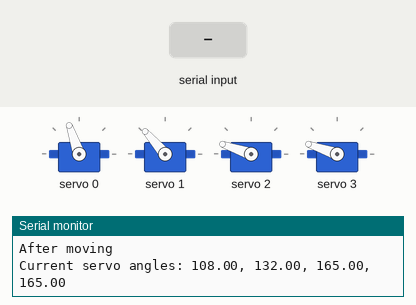
A sketch run on a simulated Arduino Uno, built with avr-gcc and run on an emulated ATmega328P. Parts: 4 × servo, the last lines printed to the serial monitor. The test bench sets the inputs (shaded band).

Above: at 5.4 s.
5.5 s: "D" received over Serial
At 6.9 s:
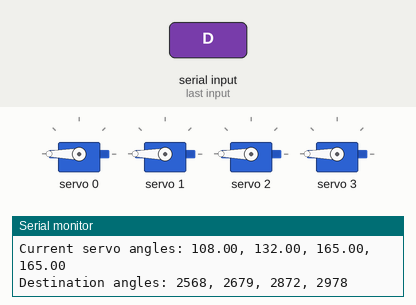
8.1 s: "E" received over Serial
At 10.9 s:
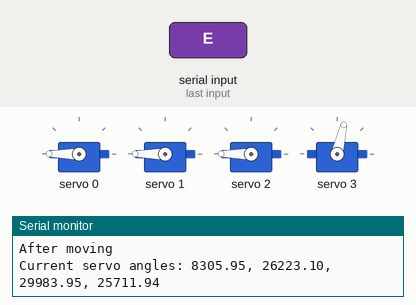
11.1 s: "A" received over Serial
At 14.7 s:
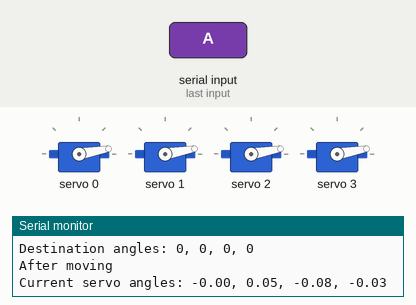
Timing chart, 0 to 16.2 s (numbered marks = the images above; inputs shaded):
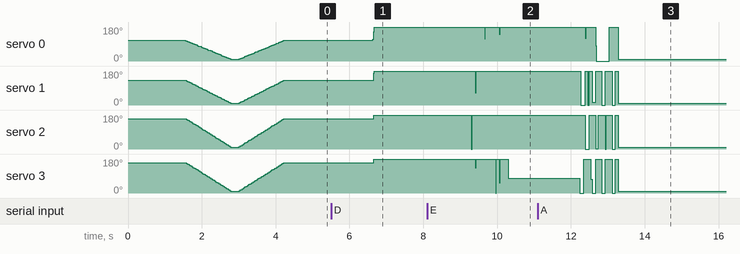

Measured:
- after the input at 5.5 s, servo 0: 109° → 180° after 1.1 s; servo 1: 131° → 180° after 1.2 s; servo 2, servo 3: 161° → 180° after 1.2 s
- after the input at 8.1 s, servo 0: 180° → 118° after 1.6 s, → 180° 0.01 s later, → 140° 0.39 s later, → 180° 0.01 s later; servo 1: 180° → 61° after 1.3 s, → 180° 0.01 s later; servo 2: 180° → 0° after 1.2 s, → 180° 0.02 s later; servo 3: 180° → 77° after 2.2 s
- after the input at 11.1 s, servo 0: 180° → 0° after 1.6 s, → 180° 0.36 s later, → 10° 0.24 s later

The sketch:

controller_sandbox.ino
```cpp
#include <Wire.h>
#include <Adafruit_PWMServoDriver.h>

const int MIN_PULSE_WIDTH = 650;
const int MAX_PULSE_WIDTH = 2350;
const float FREQUENCY = 50;

const float MOVE_SETTLE_DELAY = 300;
const float SERVO_ROTATION_DELAY = 1500;  // The time in ms that the arm should take to move from one position to another

const int BASE_SERVO_PIN = 0;
const int BASE_ARM_SERVO_PIN = 1;
const int ARM_ARM_SERVO_PIN = 2;
const int GRIPPER_PITCH_SERVO_PIN = 3;

Adafruit_PWMServoDriver pwm = Adafruit_PWMServoDriver();

// Stores the servo angles for hovering above each square of the board
// in the format - {base angle, base-arm angle, arm-arm angle, gripper pitch}
const int hoverAngles[64][4] = {
  {84, 36, 8, 94}, {80, 47, 28, 100}, {76, 56, 39, 92}, {71, 64, 58, 98}, {68, 74, 76, 105}, {64, 82, 89, 115}, {61, 89, 100, 107}, {50, 99, 116, 117},         // A1 to A8
  {87, 36, 8, 88},{87, 48, 32, 100},{84, 56, 46, 92},{84, 68, 66, 104},{77, 79, 89, 117},{75, 87, 102, 120},{70, 97, 111, 114},{60, 107, 123, 124},             // B1 to B8
  {97, 42, 15, 89},{95, 51, 35, 100},{94, 57, 45, 92},{90, 71, 74, 108},{88, 79, 89, 114},{86, 90, 104, 120},{81, 100, 117, 117},{75, 113, 130, 124},           // C1 to C8
  {100, 42, 14, 88},{103, 53, 36, 94},{103, 57, 45, 92},{104, 71, 74, 108},{100, 81, 87, 114},{100, 89, 104, 116},{94, 103, 116, 117},{92, 114, 132, 124},      // D1 to D8
  {110, 40, 10, 89},{109, 49, 31, 94},{109, 57, 44, 91},{107, 71, 73, 107},{108, 82, 87, 113},{111, 91, 104, 116},{112, 101, 117, 117},{113, 118, 136, 124},    // E1 to E8
  {103, 35, 35, 110},{115, 54, 31, 95},{118, 57, 44, 91},{119, 70, 73, 107},{117, 79, 84, 114},{125, 89, 102, 115},{126, 101, 117, 118},{130, 114, 130, 124},   // F1 to F8
  {110, 35, 35, 110},{124, 39, 15, 77},{127, 53, 38, 91},{125, 67, 65, 108},{128, 77, 81, 114},{137, 86, 97, 115},{139, 98, 112, 114},{143, 105, 122, 118},     // G1 to G8
  {127, 38, 14, 109},{127, 41, 8, 84},{134, 54, 32, 83},{134, 64, 58, 102},{140, 73, 73, 114},{142, 81, 87, 107},{147, 92, 104, 117},{161, 98, 115, 118},       // H1 to H8
};

// Stores the servo angles for grabbing the piece on each square of the
// board in the format - {base angle, base-arm angle, arm-arm angle, gripper pitch}
const int grabbingAngles[64][4] = {
  {0, 0, 0, 0}, {0, 0, 0, 0}, {0, 0, 0, 0}, {0, 0, 0, 0}, {0, 0, 0, 0}, {0, 0, 0, 0}, {0, 0, 0, 0}, {0, 0, 0, 0},
  {0, 0, 0, 0}, {0, 0, 0, 0}, {0, 0, 0, 0}, {0, 0, 0, 0}, {0, 0, 0, 0}, {0, 0, 0, 0}, {0, 0, 0, 0}, {0, 0, 0, 0},
  {0, 0, 0, 0}, {0, 0, 0, 0}, {0, 0, 0, 0}, {0, 0, 0, 0}, {0, 0, 0, 0}, {0, 0, 0, 0}, {0, 0, 0, 0}, {0, 0, 0, 0},
  {0, 0, 0, 0}, {0, 0, 0, 0}, {0, 0, 0, 0}, {0, 0, 0, 0}, {0, 0, 0, 0}, {0, 0, 0, 0}, {0, 0, 0, 0}, {0, 0, 0, 0},
  {0, 0, 0, 0}, {0, 0, 0, 0}, {0, 0, 0, 0}, {0, 0, 0, 0}, {0, 0, 0, 0}, {0, 0, 0, 0}, {0, 0, 0, 0}, {0, 0, 0, 0},
  {0, 0, 0, 0}, {0, 0, 0, 0}, {0, 0, 0, 0}, {0, 0, 0, 0}, {0, 0, 0, 0}, {0, 0, 0, 0}, {0, 0, 0, 0}, {0, 0, 0, 0},
  {0, 0, 0, 0}, {0, 0, 0, 0}, {0, 0, 0, 0}, {0, 0, 0, 0}, {0, 0, 0, 0}, {0, 0, 0, 0}, {0, 0, 0, 0}, {0, 0, 0, 0},
  {0, 0, 0, 0}, {0, 0, 0, 0}, {0, 0, 0, 0}, {0, 0, 0, 0}, {0, 0, 0, 0}, {0, 0, 0, 0}, {0, 0, 0, 0}, {0, 0, 0, 0},
};

// The angles for the position where captured pieces should be
// dropped in the format - {base angle, base-arm angle, arm-arm angle, gripper pitch}
const int captureAngles[4] = {0, 0, 0, 0};

// The angles the arm resets to after each move
const int resetAngles[4] = {108, 132, 165, 165};

float baseServoAngle = 108;
float baseArmServoAngle = 132;
float armArmServoAngle = 165;
float gripperPitchServoAngle = 165;

void setup() {
  Serial.begin(9600);
  pwm.begin();
  pwm.setPWMFreq(FREQUENCY);

  resetArmPosition();
  setArmPosition(0, 0, 0, 0);
  resetArmPosition();
}

void loop() {
  if (Serial.available()) {
    String move = Serial.readString();
    move.trim();

    if (move == "q") {
      resetArmPosition();
    }
    else {
      Serial.print("Moving to "); Serial.println(move);
      int idx = getSquareIndex(move);
      setArmPosition(hoverAngles[idx][0], hoverAngles[idx][1], hoverAngles[idx][2], hoverAngles[idx][3]);
    }
  }
}

/*
  Moves a piece from the passed start square to the end
  square. If a piece is present on the end square, captures
  it first.
*/
void makeMove(String start, String end, bool capture) {
  int (*startHoverPos)[4] = &hoverAngles[getSquareIndex(start)];
  int (*startGrabPos)[4] = &grabbingAngles[getSquareIndex(start)];
  int (*endHoverPos)[4] = &hoverAngles[getSquareIndex(end)];
  int (*endGrabPos)[4] = &grabbingAngles[getSquareIndex(end)];

  if (capture) {
    setArmPosition(endHoverPos[0], endHoverPos[1], endHoverPos[2], endHoverPos[3]);
    // delay(MOVE_SETTLE_DELAY);
    setArmPosition(endGrabPos[0], endGrabPos[1], endGrabPos[2], endGrabPos[3]);
    // delay(MOVE_SETTLE_DELAY);
    closeGripper();
    delay(MOVE_SETTLE_DELAY);
    setArmPosition(captureAngles[0], captureAngles[1], captureAngles[2], captureAngles[3]);
    delay(MOVE_SETTLE_DELAY);
    openGripper();
  }

  setArmPosition(startHoverPos[0], startHoverPos[1], startHoverPos[2], startHoverPos[3]);
  // delay(MOVE_SETTLE_DELAY);
  setArmPosition(startGrabPos[0], startGrabPos[1], startGrabPos[2], startGrabPos[3]);
  // delay(MOVE_SETTLE_DELAY);
  closeGripper();
  delay(MOVE_SETTLE_DELAY);

  setArmPosition(endHoverPos[0], endHoverPos[1], endHoverPos[2], endHoverPos[3]);
  // delay(MOVE_SETTLE_DELAY);
  setArmPosition(endGrabPos[0], endGrabPos[1], endGrabPos[2], endGrabPos[3]);
  delay(MOVE_SETTLE_DELAY);
  openGripper();
  delay(MOVE_SETTLE_DELAY);
}

/*
  Sets the arm's position by accepting end position angles
  for all servos and rotating all servos at once instead of one
  servo at a time
*/
void setArmPosition(int baseAngle, int baseArmAngle, int armArmAngle, int gripperPitchAngle) {
  // The number of times we will have to update the servo position given, how long a
  // move should take, and the frequency of updates
  float numUpdates = (SERVO_ROTATION_DELAY / 1000.0) * FREQUENCY * 4;
  float baseDelta = ((float) (baseAngle - baseServoAngle)) / numUpdates;
  float baseArmDelta = ((float) (baseArmAngle - baseArmServoAngle)) / numUpdates;
  float armArmDelta = ((float) (armArmAngle - armArmServoAngle)) / numUpdates;
  float gripperPitchDelta = ((float) (gripperPitchAngle - gripperPitchServoAngle)) / numUpdates;
  Serial.print("Before moving. Chose number of updates "); Serial.print(numUpdates); Serial.print(" and deltas: "); Serial.print(baseDelta); Serial.print(", "); Serial.print(baseArmDelta); Serial.print(", "); Serial.print(armArmDelta); Serial.print(", "); Serial.println(gripperPitchDelta);
  Serial.print("Current servo angles: ");Serial.print(baseServoAngle); Serial.print(", "); Serial.print(baseArmServoAngle); Serial.print(", "); Serial.print(armArmServoAngle); Serial.print(", "); Serial.println(gripperPitchServoAngle);
  Serial.print("Destination angles: "); Serial.print(baseAngle); Serial.print(", "); Serial.print(baseArmAngle); Serial.print(", "); Serial.print(armArmAngle); Serial.print(", "); Serial.println(gripperPitchAngle);

  for (int i = 0; i < numUpdates; i++) {
    baseServoAngle += baseDelta;
    baseArmServoAngle += baseArmDelta;
    armArmServoAngle += armArmDelta;
    gripperPitchServoAngle += gripperPitchDelta;

    int pulseWidth;
    pulseWidth = map(baseServoAngle, 0, 180, MIN_PULSE_WIDTH, MAX_PULSE_WIDTH);
    pulseWidth = int(float(pulseWidth) / 1000000 * FREQUENCY * 4096);
    pwm.setPWM(BASE_SERVO_PIN, 0, pulseWidth);

    pulseWidth = map(baseArmServoAngle, 0, 180, MIN_PULSE_WIDTH, MAX_PULSE_WIDTH);
    pulseWidth = int(float(pulseWidth) / 1000000 * FREQUENCY * 4096);
    pwm.setPWM(BASE_ARM_SERVO_PIN, 0, pulseWidth);

    pulseWidth = map(armArmServoAngle, 0, 180, MIN_PULSE_WIDTH, MAX_PULSE_WIDTH);
    pulseWidth = int(float(pulseWidth) / 1000000 * FREQUENCY * 4096);
    pwm.setPWM(ARM_ARM_SERVO_PIN, 0, pulseWidth);

    pulseWidth = map(gripperPitchServoAngle, 0, 180, MIN_PULSE_WIDTH, MAX_PULSE_WIDTH);
    pulseWidth = int(float(pulseWidth) / 1000000 * FREQUENCY * 4096);
    pwm.setPWM(GRIPPER_PITCH_SERVO_PIN, 0, pulseWidth);

    delayMicroseconds((SERVO_ROTATION_DELAY * 1000) / (numUpdates * 8));
  }
  Serial.println("After moving");
  Serial.print("Current servo angles: ");Serial.print(baseServoAngle); Serial.print(", "); Serial.print(baseArmServoAngle); Serial.print(", "); Serial.print(armArmServoAngle); Serial.print(", "); Serial.println(gripperPitchServoAngle);
  Serial.println("");
}

/*
  Closes the gripper
*/
void closeGripper() {}

/*
  Opens the gripper
*/
void openGripper() {}


/*
  Move all servos to initial positions before the arm shuts down.
  Make sure this function is called every time before the arm shuts
  down, or the servos behave unreliably when the arm wakes up.
*/
void resetArmPosition() {
  Serial.println("Resetting arm position");
  setArmPosition(resetAngles[0], resetAngles[1], resetAngles[2], resetAngles[3]);
}

/*
  Returns the index into the square array for a
  particular square as a string
*/
int getSquareIndex(String square) {
  switch (square[0]) {
    case 'A':
    case 'a':
      return (int) square[1] - 49;
    case 'B':
    case 'b':
      return 8 + (int) square[1] - 49;
    case 'C':
    case 'c':
      return 16 + (int) square[1] - 49;
    case 'D':
    case 'd':
      return 24 + (int) square[1] - 49;
    case 'E':
    case 'e':
      return 32 + (int) square[1] - 49;
    case 'F':
    case 'f':
      return 40 + (int) square[1] - 49;
    case 'G':
    case 'g':
      return 48 + (int) square[1] - 49;
    case 'H':
    case 'h':
      return 56 + (int) square[1] - 49;
  }
}

/*
  Utility function to return the largest element in an array
*/
int get_max(int *l, int size) {
  int largest = l[0];
  for (int i = 0; i < size; i++) {
    if (l[i] > largest) {
      largest = l[i];
    }
  }
  return largest;
}
```
